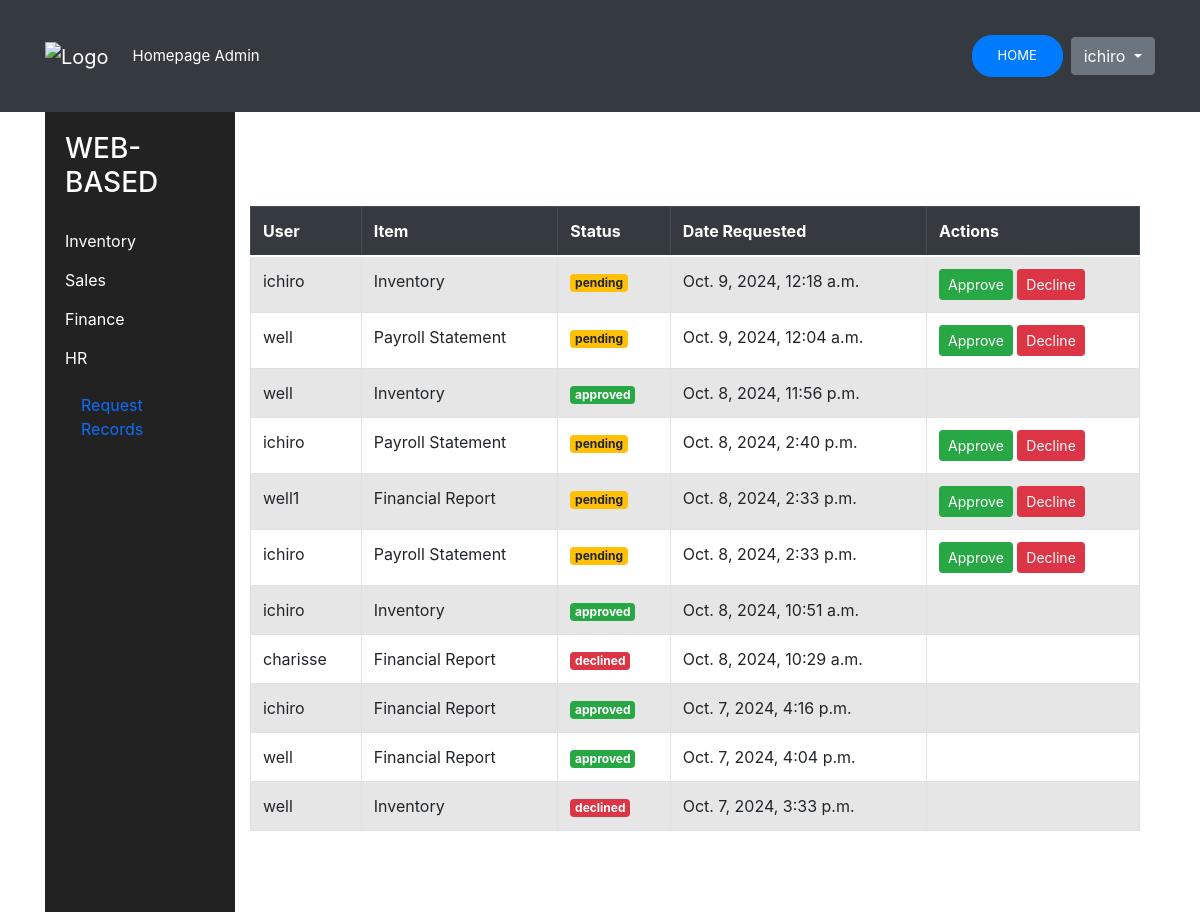
The page /administrator/admin_page/ (signed in) on the database as committed earlier.
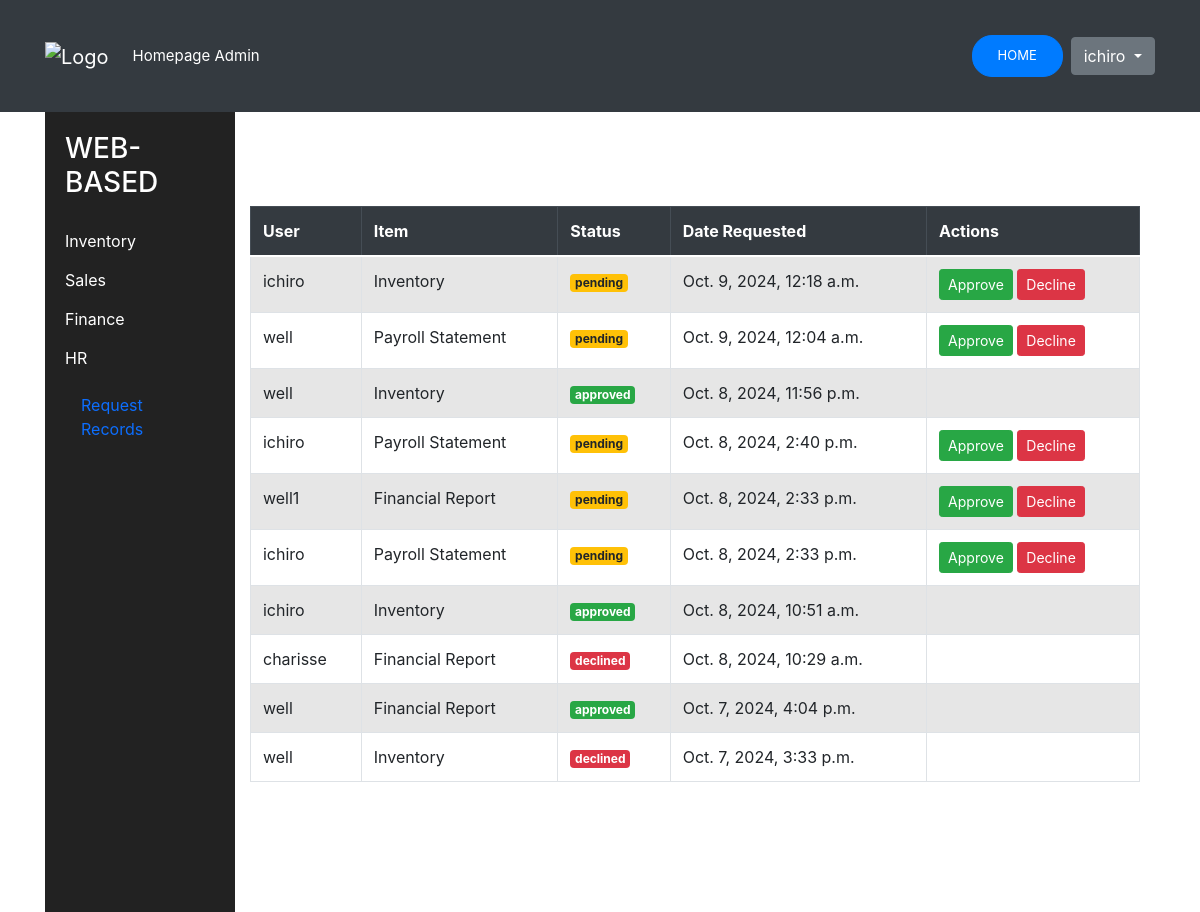
The same page on the database as committed later.
### inventory/models.py (models this page shows, shortened)
class Request(models.Model):
    STATUS_CHOICES = [
        ('pending', 'Waiting for Approval'),
        ('approved', 'Approved'),
        ('declined', 'Declined'),
    ]
    user = models.ForeignKey(User, on_delete=models.CASCADE)  # Link to the user who made the request
    item = models.CharField(max_length=255)
    created_at = models.DateTimeField(auto_now_add=True)
    status = models.CharField(max_length=10, choices=STATUS_CHOICES, default='pending')  # Add status field

### administrator/views.py (the view)
# urls.py: path('admin_page/', views.admin_page, name='admin_page'),
@user_passes_test(is_admin)
def admin_page(request):
    all_requests = Request.objects.all().order_by('-created_at')  # Fetch all requests
    context = {
        'requests': all_requests,
    }
    return render(request, 'users/admin_page.html', context)

### administrator/views.py (called while the page is built)
def is_admin(user):
    return user.is_superuser

### templates/users/admin_page.html (shortened to what this page needs)
{% extends 'users/base.html' %}
{% load static %}
{% block content %}
<link rel="stylesheet" href="https://maxcdn.bootstrapcdn.com/bootstrap/4.5.2/css/bootstrap.min.css">
<div class="container" style="display: flex;">
        <div class="side-nav" style="background-color: #222; width: 20%; height: 100vh; padding: 20px; color: white;">
            <h3 style="color: white; margin-bottom: 30px;">WEB-BASED</h3>
            <a href="{% url 'inventory' %}" style="display: block; color: white; margin-bottom: 15px;">Inventory</a>
            <a href="{% url 'sales' %}" style="display: block; color: white; margin-bottom: 15px;">Sales</a>
            <a href="{% url 'finance' %}" style="display: block; color: white; margin-bottom: 15px;">Finance</a>
            <a href="{% url 'HR' %}" style="display: block; color: white; margin-bottom: 15px;">HR</a>
            {% if user.is_superuser %}
        <a class="nav-link active cool-font" aria-current="page" href="{% url 'admin_page' %}">Request Records</a>
            {% endif %}
        </div>
<div class="container mt-5">
    <h2 class="text-center">User Requests</h2>
    <table class="table table-bordered table-striped">
        <thead class="thead-dark">
            <tr>
                <th>User</th>
                <th>Item</th>
                <th>Status</th>
                <th>Date Requested</th>
                <th>Actions</th>
            </tr>
        </thead>
        <tbody>
            {% for request in requests %}
            <tr>
                <td>{{ request.user.username }}</td>
                <td>{{ request.item }}</td>
                <td>
                    {% if request.status == "pending" %}
                        <span class="badge badge-warning">{{ request.status }}</span>
                    {% elif request.status == "approved" %}
                        <span class="badge badge-success">{{ request.status }}</span>
                    {% elif request.status == "declined" %}
                        <span class="badge badge-danger">{{ request.status }}</span>
                    {% endif %}
                </td>
                <td>{{ request.created_at }}</td>
                <td>
                    {% if request.status == "pending" %}
                        <form action="{% url 'approve_request' request.id %}" method="POST" style="display:inline;">
                            <button type="submit" class="btn btn-success btn-sm">Approve</button>
                        </form>
                        <form action="{% url 'decline_request' request.id %}" method="POST" style="display:inline;">
                            <button type="submit" class="btn btn-danger btn-sm">Decline</button>
                        </form>
                    {% endif %}
                </td>
            </tr>
            {% empty %}
            <tr>
                <td colspan="5" class="text-center">No requests available.</td>
            </tr>
            {% endfor %}
        </tbody>
    </table>
</div>
{% endblock %}

Rows that differ between the two databases and show on the page:
removed Request: user.username "ichiro", item "Financial Report", status "approved", created_at "Oct. 7, 2024, 4:16 p.m."
